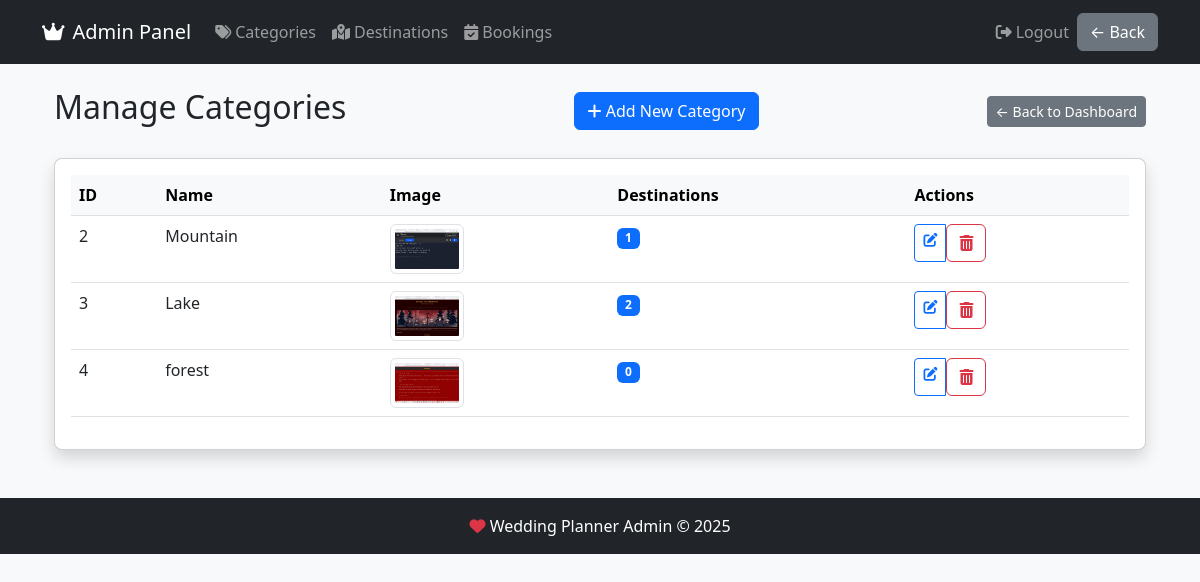
The app's page /admin/categories (signed in) with its own data.
### tables this page shows
CREATE TABLE categories (
            id INTEGER PRIMARY KEY AUTOINCREMENT,
            name TEXT NOT NULL,
            image_path TEXT
        );

### app.py (the view)
@app.route('/admin/categories')
def manage_categories():
    if 'admin_username' not in session:
        return redirect(url_for('admin_login'))
    with get_db_connection() as conn:
        categories = conn.execute('''
            SELECT c.*, COUNT(d.id) as destination_count
            FROM categories c
            LEFT JOIN destinations d ON c.id = d.category_id
            GROUP BY c.id
        ''').fetchall()
    return render_template('admin/manage_categories.html', categories=categories)

### app.py (called while the page is built)
def get_db_connection():
    conn = sqlite3.connect('database.db')
    conn.row_factory = sqlite3.Row
    return conn

@app.context_processor
def inject_now():
    return {'now': datetime.now()}

### templates/admin/manage_categories.html
{% extends "admin/base.html" %} {% block title %}Manage Categories{% endblock %}
{% block content %}
<div class="container">
  <div class="d-flex justify-content-between align-items-center mb-4">
    <h2>Manage Categories</h2>
    <a href="{{ url_for('add_category') }}" class="btn btn-primary">
      <i class="fas fa-plus"></i> Add New Category
    </a>
    <a href="{{ url_for('admin_dashboard') }}" class="btn btn-secondary btn-sm">
      ← Back to Dashboard
    </a>
  </div>
  <div class="card shadow">
    <div class="card-body">
      {% if categories %}
      <div class="table-responsive">
        <table class="table table-hover">
          <thead class="table-light">
            <tr>
              <th>ID</th>
              <th>Name</th>
              <th>Image</th>
              <th>Destinations</th>
              <th>Actions</th>
            </tr>
          </thead>
          <tbody>
            {% for category in categories %}
            <tr>
              <td>{{ category.id }}</td>
              <td>{{ category.name }}</td>
              <td>
                {% if category.image_path %}
                <img
                  src="{{ url_for('static', filename='images/categories/' + category.image_path) if category.image_path.startswith('categories/') else category.image_path }}"
                  class="img-thumbnail"
                  style="max-height: 50px; max-width: 80px"
                  alt="{{ category.name }}"
                />
                {% else %}
                <span class="text-muted">No image</span>
                {% endif %}
              </td>
              <td>
                {% set destination_count = category.destination_count or 0 %}
                <span class="badge bg-primary">{{ destination_count }}</span>
              </td>
              <td>
                <div class="btn-group btn-group-sm">
                  <a
                    href="{{ url_for('edit_category', id=category.id) }}"
                    class="btn btn-outline-primary"
                    title="Edit"
                  >
                    <i class="fas fa-edit"></i>
                  </a>
                  <form
                    action="{{ url_for('delete_category', id=category.id) }}"
                    method="POST"
                    onsubmit="return confirm('Delete this category?');"
                  >
                    <button
                      type="submit"
                      class="btn btn-outline-danger"
                      title="Delete"
                    >
                      <i class="fas fa-trash-alt"></i>
                    </button>
                  </form>
                </div>
              </td>
            </tr>
            {% endfor %}
          </tbody>
        </table>
      </div>
      {% else %}
      <div class="alert alert-info">
        <i class="fas fa-info-circle"></i> No categories found. Create your
        first category.
      </div>
      {% endif %}
    </div>
  </div>
</div>
{% endblock %}

### static/css/admin.css (style rules this page uses)
body { background-color: #f8f9fa; }
.card { border-radius: 0.5rem; }

### records on screen
categories: id "2", name "Mountain", image_path (picture), destination_count "1"
categories: id "3", name "Lake", image_path (picture), destination_count "2"
categories: id "4", name "forest", image_path (picture), destination_count "0"
